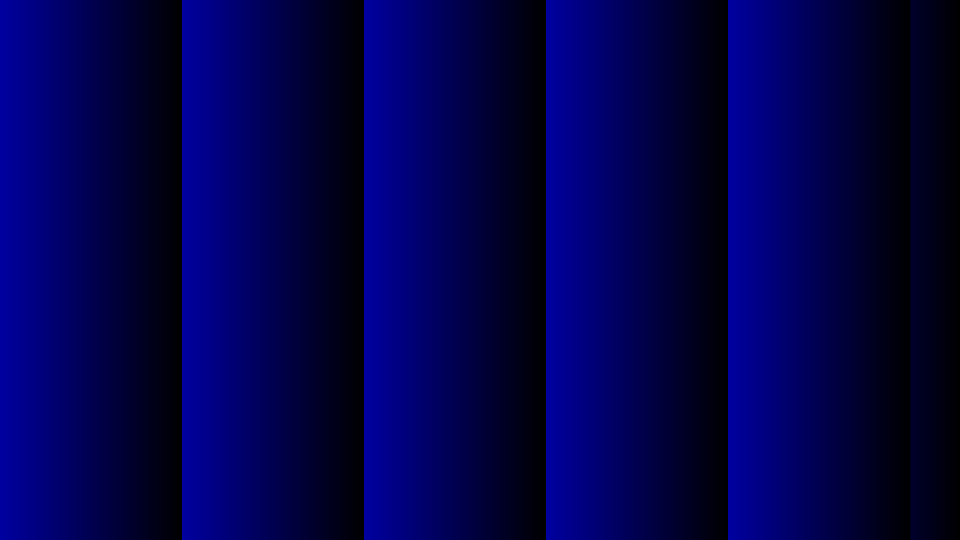
#> input picture B(blazed)_p364.png, 1920 x 1080 px, given in place of planets140p.png, which was not available (shown at 1/2 size)
$ python FT_RGB.py
#> lines starting #> are read from the running program, lines starting #| are printed output that depends on the picture; pictures that were not available may be replaced by others from this repository, and a replacement may not be noted
# -*- coding: utf-8 -*-
"""
Spyder Editor

This is a temporary script file.
"""
from PIL import Image
import numpy as np
import scipy as sp
from scipy.fft import fft2, fftshift,ifft2,ifftshift
import matplotlib.pyplot as plt
import os
from skimage import color


os.chdir("C:/Users/Laboratorio/MakeHologram/OriginalImage")
filename="planets140p"
im=plt.imread(f"{filename}.png")
#> im is the input picture: shape (1080, 1920, 3) float32; mean R, G, B 0, 0, 0.302
height=im.shape[0]
#> height = 1080
width=im.shape[1]
#> width = 1920
#R
im_shift_r=fftshift(im[:,:,0])
#> im_shift_r: shape (1080, 1920) float32; every value is 0

#G
im_shift_g=fftshift(im[:,:,1])


#B
im_shift_b=fftshift(im[:,:,2])


# random
rand=np.random.uniform(0, 1, (height, width))
rand_2pi=np.pi*rand
rand_ma=np.max(rand_2pi)
#> rand_ma = 3.14
rand_mi=np.min(rand_2pi)
#> rand_mi = 2.22e-06
exp_rand=np.exp(1j*rand_2pi)
#R
im_r_rand=exp_rand*im_shift_r
im_rr_ft=fftshift(fft2(im_r_rand))
phase_rr = np.angle(im_rr_ft)
#> phase_rr: shape (1080, 1920) float64; every value is 0
phase_rr_new=phase_rr.astype(np.uint8)
#> phase_rr_new: shape (1080, 1920); every value is 0
phase_rr_save=Image.fromarray(phase_rr_new)
phase_rr_modi=(np.angle(im_rr_ft)/np.pi+1)*(255/1.85)
#> phase_rr_modi: shape (1080, 1920) float64; every value is 137.8
phase_rr_modi_mod=np.mod(phase_rr_modi,255)
R_blaze=plt.imread("C:/Users/Laboratorio/MakeHologram/tri_blue is center/R_bl2_p200.png")
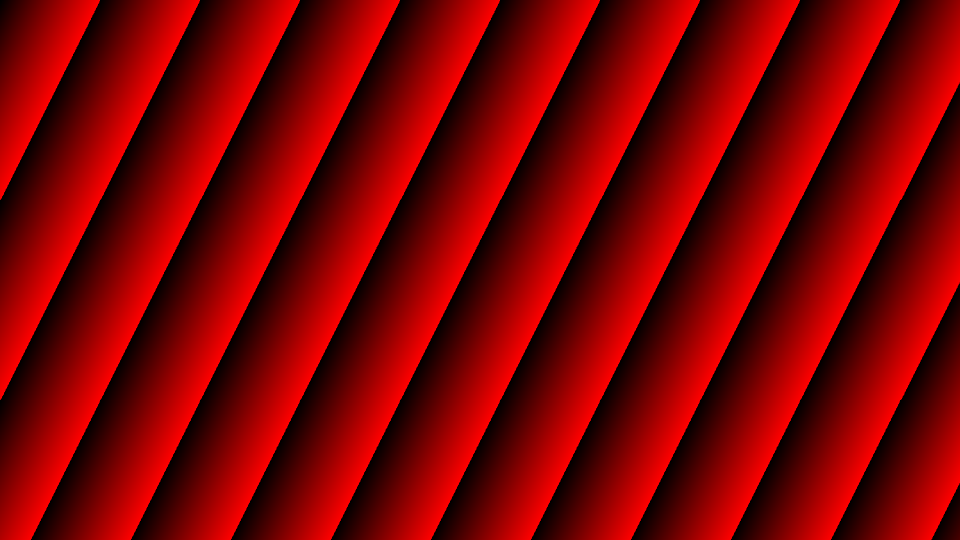
#> input picture GrayScript/R_bl2_p200.png, 1920 x 1080 px, found by its file name (shown at 1/2 size)
#> R_blaze is the input picture: shape (1080, 1920, 3) float32; mean R, G, B 0.501, 0, 0
cropped_image = R_blaze[0:height, 0:width]
phase_rr_bl=phase_rr_modi_mod+cropped_image[:,:,0]*255
phase_rr_bl_mod=np.mod(phase_rr_bl,255)

#G
im_g_rand=exp_rand*im_shift_g
im_gr_ft=fftshift(fft2(im_g_rand))
phase_gr = np.angle(im_gr_ft)
phase_gr_new=phase_gr.astype(np.uint8)
phase_gr_save=Image.fromarray(phase_gr_new)
phase_gr_modi=(np.angle(im_gr_ft)/np.pi+1)*(255/2.63)
#> phase_gr_modi: shape (1080, 1920) float64; every value is 96.96
phase_gr_modi_mod=np.mod(phase_gr_modi,255)
G_blaze=plt.imread("C:/Users/Laboratorio/MakeHologram/tri_blue is center/G_bl2_p300.png")
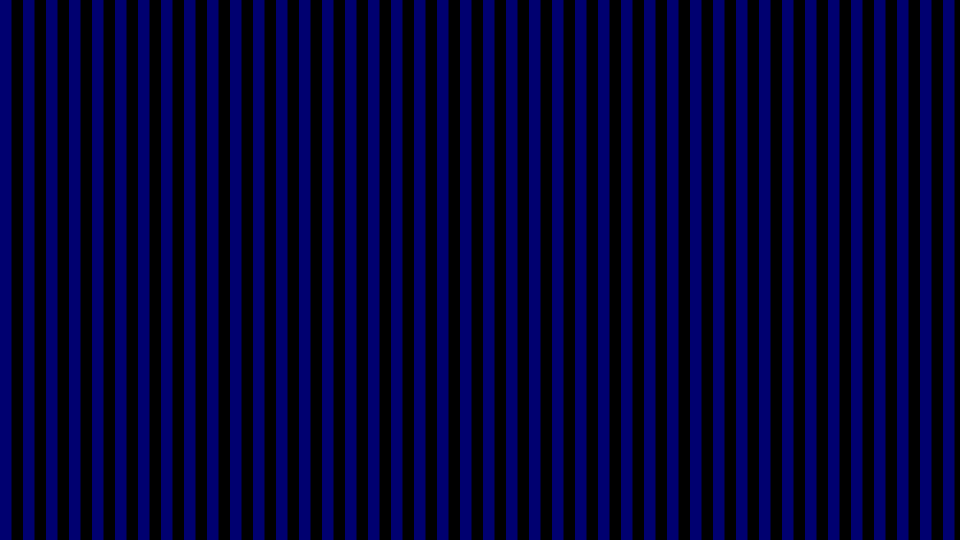
#> input picture B_112(H)_p46.png, 1920 x 1080 px, given in place of G_bl2_p300.png, which was not available (shown at 1/2 size)
#> G_blaze is the input picture: shape (1080, 1920, 3) float32; mean R, G, B 0, 0, 0.22
cropped_imageG = G_blaze[0:height, 0:width]
phase_gr_bl=phase_gr_modi_mod+cropped_imageG[:,:,1]*255

#B
im_b_rand=exp_rand*im_shift_b
im_br_ft=fftshift(fft2(im_b_rand))
phase_br = np.angle(im_br_ft)
phase_br_new=phase_br.astype(np.uint8)
phase_br_save=Image.fromarray(phase_br_new)
phase_br_modi=(np.angle(im_br_ft)/np.pi+1)*(255/3.55)
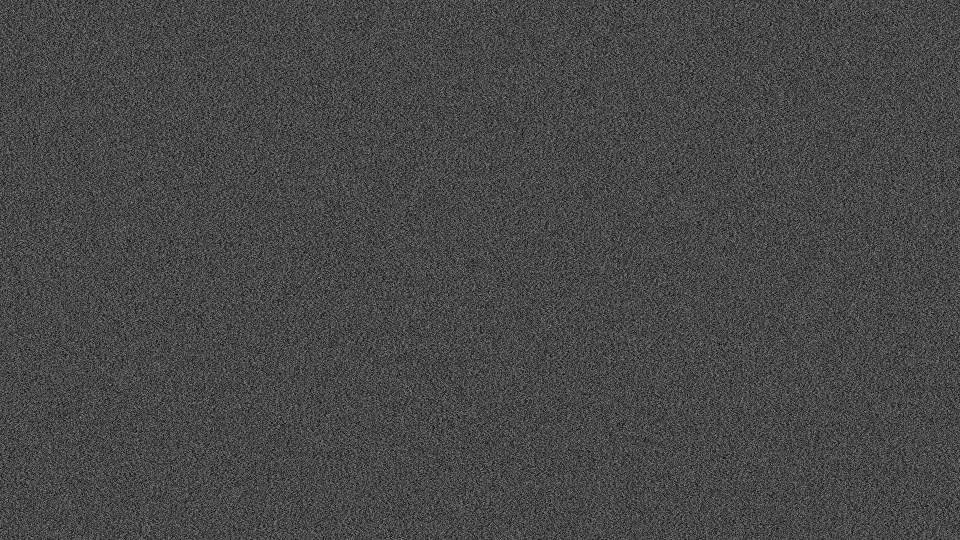
#> phase_br_modi: shape (1080, 1920) float64 (shown at 1/2 size); min 3.84e-05, max 143.7, mean 71.8
phase_br_modi_mod=np.mod(phase_br_modi,255)

# Create a new array for the new image with the same shape as the original
im_new_array = np.zeros_like(im,shape=(im.shape[0], im.shape[1], 3))
# Modify the new array
im_new_array[:,:,0] = phase_rr_new
#> im_new_array: shape (1080, 1920, 3) float32; every value is 0
im_new_array[:,:,1] = phase_gr_new
im_new_array[:,:,2] = phase_br_new
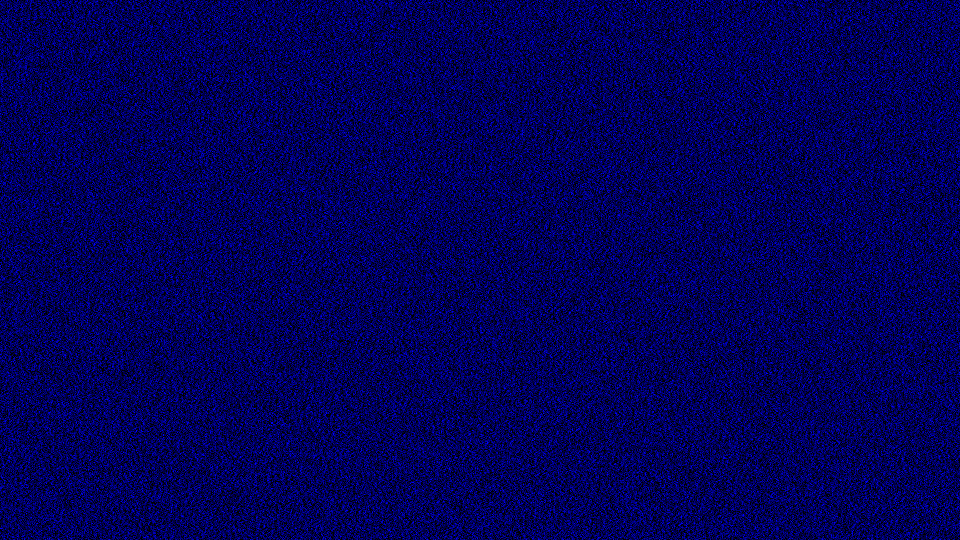
#> im_new_array: shape (1080, 1920, 3) float32 (shown at 1/2 size); mean of channels 0, 1, 2 0, 0, 87.3; drawn as R, G, B
im_new_array = im_new_array.astype(np.uint8)
im_new = Image.fromarray(im_new_array)
im_new.save(f"{filename}_RGB_rand.png")

# Create a new array for the new image with the same shape as the original
im_modify = np.zeros_like(im,shape=(im.shape[0], im.shape[1], 3))
# Modify the new array
im_modify[:,:,0] = phase_rr_modi_mod
im_modify[:,:,1] = phase_gr_modi_mod
im_modify[:,:,2] = phase_br_modi_mod
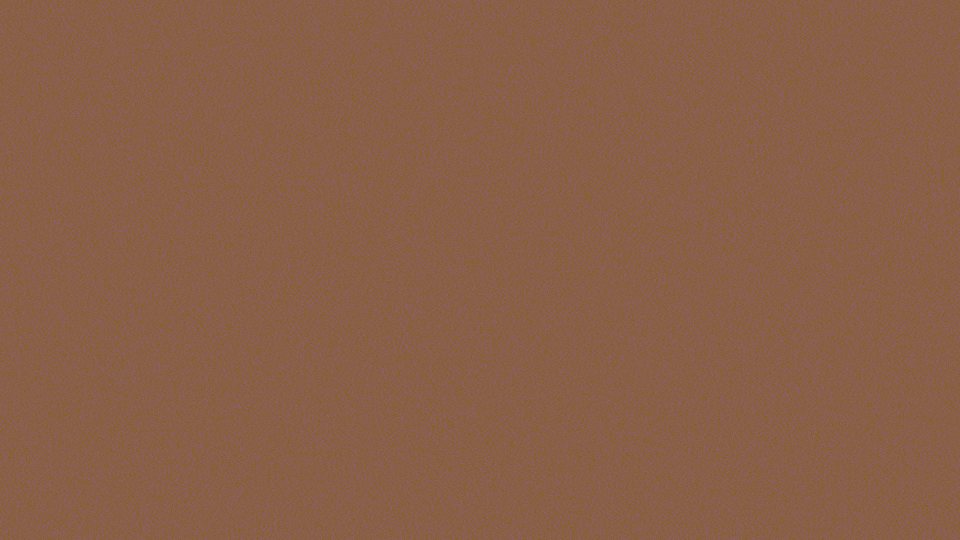
#> im_modify: shape (1080, 1920, 3) float32 (shown at 1/2 size); mean of channels 0, 1, 2 139.2, 96.1, 71.8; drawn as R, G, B
im_modify = im_modify.astype(np.uint8)
im_modi = Image.fromarray(im_modify)
im_modi.save(f"{filename}_RGB_randModi.png")
# im_modi.show()

# Create a new array for the new image with the same shape as the original
im_modify_bl = np.zeros_like(im,shape=(im.shape[0], im.shape[1], 3))
# Modify the new array
im_modify_bl[:,:,0] = phase_rr_bl
im_modify_bl[:,:,1] = phase_gr_bl
im_modify_bl[:,:,2] = phase_br_modi_mod
im_modify_bl = im_modify_bl.astype(np.uint8)
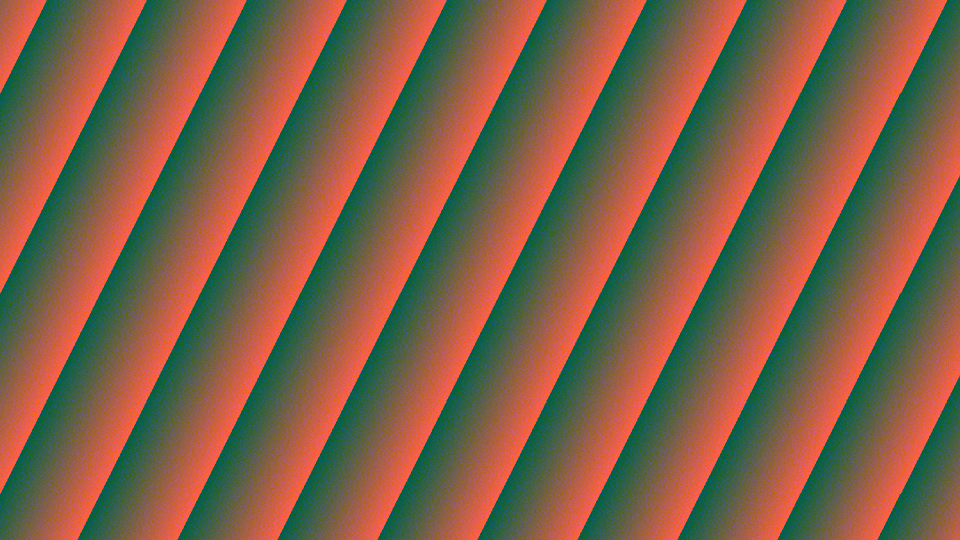
#> im_modify_bl: shape (1080, 1920, 3) (shown at 1/2 size); mean of channels 0, 1, 2 127.3, 96, 71.3; drawn as R, G, B
im_modi_bl = Image.fromarray(im_modify_bl)
im_modi_bl.save(f"{filename}_RGB_randModi_bl.png")
# im_modi_bl.show()

plt.figure(4)
plt.imshow(im_shift_r, cmap='Reds')
plt.colorbar()
plt.title("R")
plt.show()

plt.figure(5)
plt.imshow(im_shift_g, cmap='Greens')
plt.colorbar()
plt.title("G")
plt.show()

plt.figure(6)
plt.imshow(im_shift_b, cmap='Blues')
plt.colorbar()
plt.title("B")
plt.show()
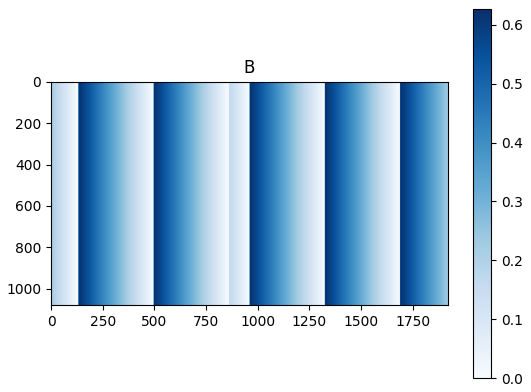
#> figure drawn by matplotlib, 2 panels
# # plt.imsave(f"{filename}_m_rand.png", phase_r,cmap='gray')
